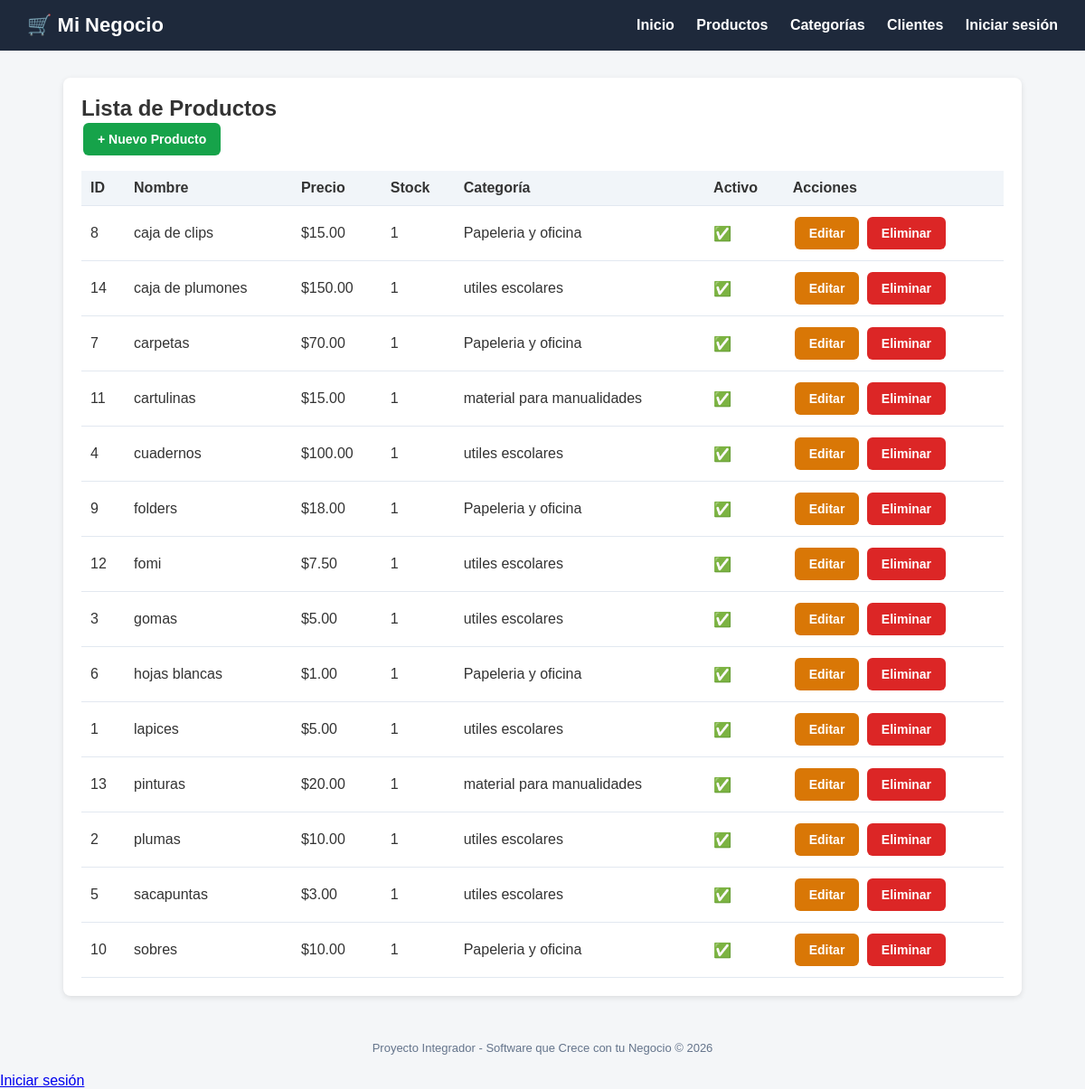
/productos/, run on the app's committed database.
### tienda/models.py (models this page shows, shortened)
class Producto(models.Model):
    nombre = models.CharField(max_length=200)
    descripcion = models.TextField(blank=True, null=True)
    precio = models.DecimalField(max_digits=10, decimal_places=2)
    stock = models.IntegerField(default=0)
    categoria = models.ForeignKey(Categoria, on_delete=models.CASCADE)
    fecha_creacion = models.DateTimeField(auto_now_add=True)
    activo = models.BooleanField(default=True)
    class Meta:
        verbose_name = "Producto"
        verbose_name_plural = "Productos"
        ordering = ['nombre']

class Categoria(models.Model):
    nombre = models.CharField(max_length=100)
    descripcion = models.TextField(blank=True, null=True)
    class Meta:
        verbose_name = "Categoria"
        verbose_name_plural = "Categorías"

### tienda/views.py (the view)
# urls.py: path('productos/', views.lista_productos, name='lista_productos'),
def lista_productos(request):
    productos = Producto.objects.all()
    return render(request, 'tienda/productos/lista.html', {'productos': productos})

### tienda/templates/tienda/productos/lista.html (shortened to what this page needs)
{% extends 'base.html' %}
{% block content %}
<div class="card">
    <h2>Lista de Productos</h2>
    <a href="{% url 'crear_producto' %}" class="btn btn-success">+ Nuevo Producto</a>
    <table>
        <thead>
            <tr><th>ID</th><th>Nombre</th><th>Precio</th><th>Stock</th><th>Categoría</th><th>Activo</th><th>Acciones</th></tr>
        </thead>
        <tbody>
            {% for producto in productos %}
            <tr>
                <td>{{ producto.id }}</td>
                <td>{{ producto.nombre }}</td>
                <td>${{ producto.precio }}</td>
                <td>{{ producto.stock }}</td>
                <td>{{ producto.categoria.nombre }}</td>
                <td>{% if producto.activo %}✅{% else %}❌{% endif %}</td>
                <td>
                    <a href="{% url 'editar_producto' producto.pk %}" class="btn btn-warning">Editar</a>
                    <a href="{% url 'eliminar_producto' producto.pk %}" class="btn btn-danger">Eliminar</a>
                </td>
            </tr>
            {% empty %}
            <tr><td colspan="7">No hay productos registrados.</td></tr>
            {% endfor %}
        </tbody>
    </table>
</div>
{% endblock %}

### tienda/templates/base.html (style rules this page uses)
* { margin: 0; padding: 0; box-sizing: border-box; }
body { font-family: Arial, sans-serif; background: #f4f6f8; color: #333; }
.card { background: #fff; border-radius: 8px; padding: 20px; box-shadow: 0 2px 6px rgba(0,0,0,0.1); margin-bottom: 20px; }
.btn { display: inline-block; padding: 10px 16px; border-radius: 6px; text-decoration: none; color: #fff; font-weight: bold; border: none; cursor: pointer; font-size: 14px; margin: 2px; }
.btn-success { background: #16a34a; }
.btn-danger { background: #dc2626; }
.btn-warning { background: #d97706; }
table { width: 100%; border-collapse: collapse; margin-top: 15px; }
th, td { padding: 10px; text-align: left; border-bottom: 1px solid #e2e8f0; }
th { background: #f1f5f9; }

### data on the page
Producto: id "8", nombre "caja de clips", precio "15.00", stock "1", categoria.nombre "Papeleria y oficina"
Producto: id "14", nombre "caja de plumones", precio "150.00", stock "1", categoria.nombre "utiles escolares"
Producto: id "7", nombre "carpetas", precio "70.00", stock "1", categoria.nombre "Papeleria y oficina"
Producto: id "11", nombre "cartulinas", precio "15.00", stock "1", categoria.nombre "material para manualidades"
Producto: id "4", nombre "cuadernos", precio "100.00", stock "1", categoria.nombre "utiles escolares"
Producto: id "9", nombre "folders", precio "18.00", stock "1", categoria.nombre "Papeleria y oficina"
Producto: id "12", nombre "fomi", precio "7.50", stock "1", categoria.nombre "utiles escolares"
Producto: id "3", nombre "gomas", precio "5.00", stock "1", categoria.nombre "utiles escolares"
Producto: id "6", nombre "hojas blancas", precio "1.00", stock "1", categoria.nombre "Papeleria y oficina"
Producto: id "1", nombre "lapices", precio "5.00", stock "1", categoria.nombre "utiles escolares"
Producto: id "13", nombre "pinturas", precio "20.00", stock "1", categoria.nombre "material para manualidades"
Producto: id "2", nombre "plumas", precio "10.00", stock "1", categoria.nombre "utiles escolares"
Producto: id "5", nombre "sacapuntas", precio "3.00", stock "1", categoria.nombre "utiles escolares"
Producto: id "10", nombre "sobres", precio "10.00", stock "1", categoria.nombre "Papeleria y oficina"
